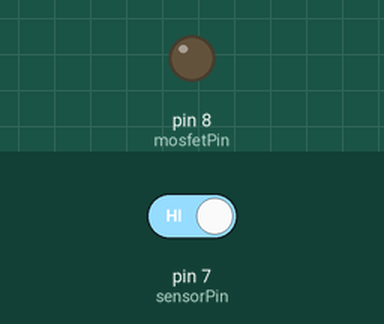
Bench run of a program on a simulated Arduino Uno, built with avr-gcc and run on an emulated ATmega328P. Parts: output pins drawn as LEDs (lit = HIGH). The test bench sets the inputs (shaded band); at power-on: pin 7 (sensorPin) HIGH.

Above: at 1.2 s.
1.3 s: pin 7 (sensorPin) driven LOW
At 1.65 s:
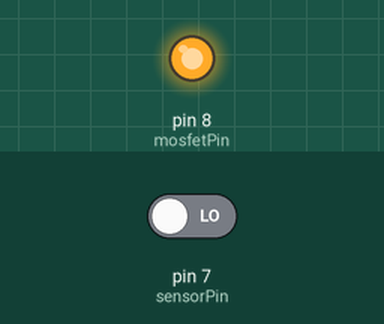
Timing chart, 0 to 4.3 s (numbered marks = the images above; inputs shaded):
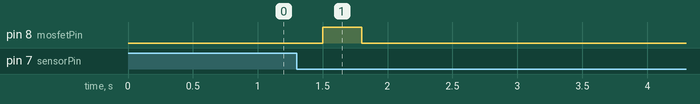

The program:

main.cpp
```cpp
#include <Arduino.h>

#define sensorPin 7
#define mosfetPin 8

void setup() {
  Serial.begin(9600);
  pinMode(sensorPin, INPUT);
  pinMode(mosfetPin, OUTPUT);
  digitalWrite(mosfetPin, LOW);
}

bool lastPump = false;
unsigned long lastPumpTime = 0;

void loop() {
  if(digitalRead(sensorPin) == 0 && lastPump == false && (millis() - lastPumpTime) >= 1500){
    digitalWrite(mosfetPin, HIGH);
    delay(300);
    digitalWrite(mosfetPin, LOW);

    lastPump = true;
    lastPumpTime = millis();
  }
  if(digitalRead(sensorPin) == 1){
    lastPump = false;
    digitalWrite(mosfetPin, LOW);
  }
}
```

Measured:
- after the input at 1.3 s, pin 8 (mosfetPin): LOW → HIGH after 0.20 s, → LOW 0.30 s later
